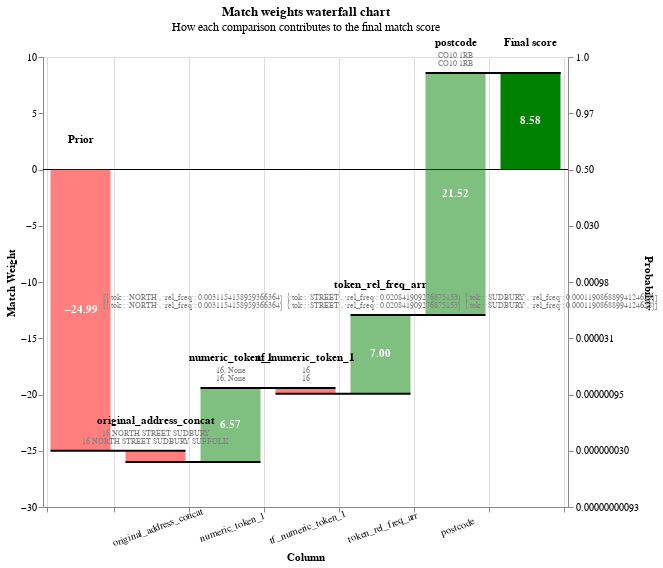
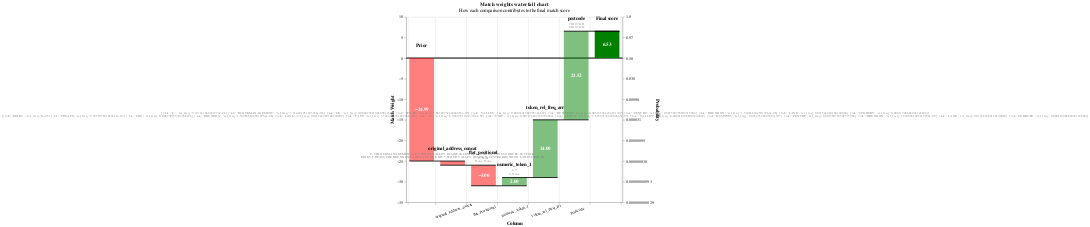
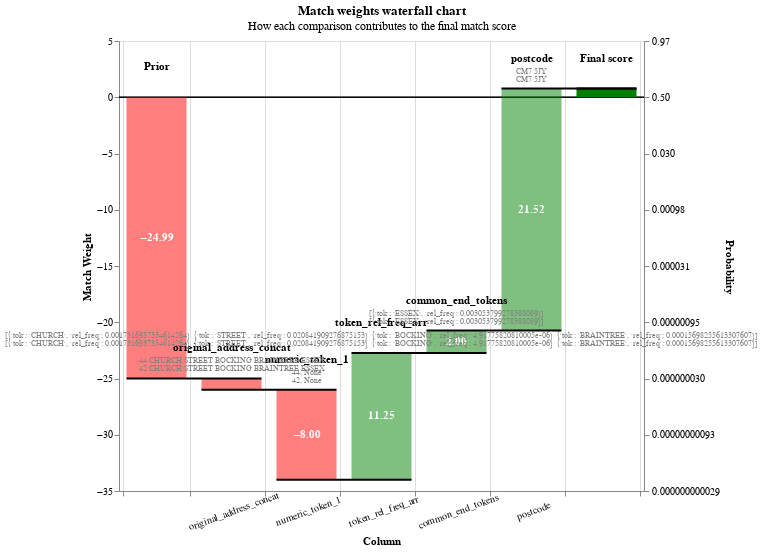

These figures' notebook cell, in order:
### Code cell
sql = """
SELECT * FROM df_predict_ddb WHERE match_weight > 0
QUALIFY row_number() OVER (PARTITION BY unique_id_l ORDER BY match_weight DESC) = 1
order by random()
limit 3
"""

recs = con.sql(sql).df().to_dict(orient="records")


for rec in recs:
    print("-" * 80)
    print(rec["unique_id_l"], rec["original_address_concat_l"])
    print(rec["unique_id_r"], rec["original_address_concat_r"])
    display(linker.visualisations.waterfall_chart([rec]))

### Figure 1 — Vega-Lite specification as saved in the notebook (floating-point values rounded to 4 significant figures)
{"config": {"view": {"continuousWidth": 400, "continuousHeight": 300}}, "layer": [{"layer": [{"mark": "rule", "encoding": {"color": {"value": "black"}, "size": {"value": 0.5}, "y": {"field": "zero", "type": "quantitative"}}}, {"mark": {"type": "bar", "width": 60}, "encoding": {"color": {"condition": {"test": "(datum.log2_bayes_factor < 0)", "value": "red"}, "value": "green"}, "opacity": {"condition": {"test": "datum.column_name == 'Prior match weight' || datum.column_name == 'Final score'", "value": 1}, "value": 0.5}, "tooltip": [{"field": "column_name", "title": "Comparison column", "type": "nominal"}, {"field": "value_l", "title": "Value (L)", "type": "nominal"}, {"field": "value_r", "title": "Value (R)", "type": "nominal"}, {"field": "label_for_charts", "title": "Label", "type": "ordinal"}, {"field": "sql_condition", "title": "SQL condition", "type": "nominal"}, {"field": "comparison_vector_value", "title": "Comparison vector value", "type": "nominal"}, {"field": "bayes_factor", "format": ",.4f", "title": "Bayes factor = m/u", "type": "quantitative"}, {"field": "log2_bayes_factor", "format": ",.4f", "title": "Match weight = log2(m/u)", "type": "quantitative"}, {"field": "prob", "format": ".4f", "title": "Cumulative match probability", "type": "quantitative"}, {"field": "bayes_factor_description", "title": "Match weight description", "type": "nominal"}], "x": {"axis": {"grid": true, "labelAlign": "center", "labelAngle": -20, "labelExpr": "datum.value == 'Prior' || datum.value == 'Final score' ? '' : datum.value", "labelPadding": 10, "tickBand": "extent", "title": "Column"}, "field": "column_name", "sort": {"field": "bar_sort_order", "order": "ascending"}, "type": "nominal"}, "y": {"axis": {"grid": false, "orient": "left", "title": "Match Weight"}, "field": "previous_sum", "type": "quantitative"}, "y2": {"field": "sum"}}}, {"mark": {"type": "text", "fontWeight": "bold"}, "encoding": {"color": {"value": "white"}, "text": {"condition": {"test": "abs(datum.log2_bayes_factor) > 1", "field": "log2_bayes_factor", "format": ".2f", "type": "nominal"}, "value": ""}, "x": {"axis": {"labelAngle": -20, "title": "Column"}, "field": "column_name", "sort": {"field": "bar_sort_order", "order": "ascending"}, "type": "nominal"}, "y": {"axis": {"orient": "left"}, "field": "center", "type": "quantitative"}}}, {"mark": {"type": "text", "baseline": "bottom", "dy": -25, "fontWeight": "bold"}, "encoding": {"color": {"value": "black"}, "text": {"field": "column_name", "type": "nominal"}, "x": {"axis": {"labelAngle": -20, "title": "Column"}, "field": "column_name", "sort": {"field": "bar_sort_order", "order": "ascending"}, "type": "nominal"}, "y": {"field": "sum_top", "type": "quantitative"}}}, {"mark": {"type": "text", "baseline": "bottom", "dy": -13, "fontSize": 8}, "encoding": {"color": {"value": "grey"}, "text": {"field": "value_l", "type": "nominal"}, "x": {"axis": {"labelAngle": -20, "title": "Column"}, "field": "column_name", "sort": {"field": "bar_sort_order", "order": "ascending"}, "type": "nominal"}, "y": {"field": "sum_top", "type": "quantitative"}}}, {"mark": {"type": "text", "baseline": "bottom", "dy": -5, "fontSize": 8}, "encoding": {"color": {"value": "grey"}, "text": {"field": "value_r", "type": "nominal"}, "x": {"axis": {"labelAngle": -20, "title": "Column"}, "field": "column_name", "sort": {"field": "bar_sort_order", "order": "ascending"}, "type": "nominal"}, "y": {"field": "sum_top", "type": "quantitative"}}}]}, {"mark": {"type": "rule", "color": "black", "strokeWidth": 2, "x2Offset": 30, "xOffset": -30}, "encoding": {"x": {"axis": {"labelAngle": -20, "title": "Column"}, "field": "column_name", "sort": {"field": "bar_sort_order", "order": "ascending"}, "type": "nominal"}, "x2": {"field": "lead"}, "y": {"axis": {"labelExpr": "format(1 / (1 + pow(2, -1*datum.value)), '.2r')", "orient": "right", "title": "Probability"}, "field": "sum", "scale": {"zero": false}, "type": "quantitative"}}}], "data": {"name": "data-71659b55e854147fee56eae5c98a4c1f"}, "height": 450, "params": [{"name": "record_number", "bind": {"input": "range", "max": 0, "min": 0, "step": 1}, "value": 0}], "resolve": {"axis": {"y": "independent"}}, "title": {"text": "Match weights waterfall chart", "subtitle": "How each comparison contributes to the final match score"}, "transform": [{"filter": "(datum.record_number == record_number)"}, {"filter": "(datum.bayes_factor !== 1.0)"}, {"window": [{"op": "sum", "field": "log2_bayes_factor", "as": "sum"}, {"op": "lead", "field": "column_name", "as": "lead"}], "frame": [null, 0]}, {"calculate": "datum.column_name === \"Final score\" ? datum.sum - datum.log2_bayes_factor : datum.sum", "as": "sum"}, {"calculate": "datum.lead === null ? datum.column_name : datum.lead", "as": "lead"}, {"calculate": "datum.column_name === \"Final score\" || datum.column_name === \"Prior match weight\" ? 0 : datum.sum - datum.log2_bayes_factor", "as": "previous_sum"}, {"calculate": "datum.sum > datum.previous_sum ? datum.column_name : \"\"", "as": "top_label"}, {"calculate": "datum.sum < datum.previous_sum ? datum.column_name : \"\"", "as": "bottom_label"}, {"calculate": "datum.sum > datum.previous_sum ? datum.sum : datum.previous_sum", "as": "sum_top"}, {"calculate": "datum.sum < datum.previous_sum ? datum.sum : datum.previous_sum", "as": "sum_bottom"}, {"calculate": "(datum.sum + datum.previous_sum) / 2", "as": "center"}, {"calculate": "(datum.log2_bayes_factor > 0 ? \"+\" : \"\") + datum.log2_bayes_factor", "as": "text_log2_bayes_factor"}, {"calculate": "datum.sum < datum.previous_sum ? 4 : -4", "as": "dy"}, {"calculate": "datum.sum < datum.previous_sum ? \"top\" : \"bottom\"", "as": "baseline"}, {"calculate": "1. / (1 + pow(2, -1.*datum.sum))", "as": "prob"}, {"calculate": "0*datum.sum", "as": "zero"}], "width": {"step": 75}, "$schema": "https://vega.github.io/schema/vega-lite/v5.9.3.json", "datasets": {"data-71659b55e854147fee56eae5c98a4c1f": [{"column_name": "Prior", "label_for_charts": "Starting match weight (prior)", "sql_condition": null, "log2_bayes_factor": -24.99, "bayes_factor": 3e-08, "comparison_vector_value": null, "m_probability": null, "u_probability": null, "bayes_factor_description": null, "value_l": "", "value_r": "", "term_frequency_adjustment": null, "bar_sort_order": 0, "record_number": 0}, {"sql_condition": "ELSE", "label_for_charts": "All other comparisons", "m_probability": 1, "u_probability": 2, "bayes_factor": 0.5, "log2_bayes_factor": -1.0, "comparison_vector_value": 0, "bayes_factor_description": "If comparison level is `all other comparisons` then comparison is 2 times less likely to be a match", "column_name": "original_address_concat", "value_l": "16 NORTH STREET SUDBURY", "value_r": "16 NORTH STREET SUDBURY SUFFOLK", "term_frequency_adjustment": false, "bar_sort_order": 1, "record_number": 0}, {"sql_condition": "\"flat_positional_l\" IS NULL AND \"flat_positional_r\" IS NULL AND \"flat_letter_l\" IS NULL AND \"flat_letter_r\" IS NULL", "label_for_charts": "-1. Null", "bayes_factor": 1.0, "log2_bayes_factor": 0.0, "comparison_vector_value": -1, "bayes_factor_description": "If comparison level is `null` then comparison is 1 times more likely to be a match", "column_name": "flat_positional", "value_l": "None, None", "value_r": "None, None", "term_frequency_adjustment": false, "bar_sort_order": 2, "record_number": 0}, {"sql_condition": "\"numeric_token_1_l\" = \"numeric_token_1_r\"", "label_for_charts": "4. Exact match", "m_probability": 0.95, "u_probability": 0.01, "bayes_factor": 95.0, "log2_bayes_factor": 6.57, "comparison_vector_value": 4, "bayes_factor_description": "If comparison level is `exact match` then comparison is 95 times more likely to be a match", "column_name": "numeric_token_1", "value_l": "16, None", "value_r": "16, None", "term_frequency_adjustment": false, "bar_sort_order": 3, "record_number": 0}, {"sql_condition": "\"numeric_token_1_l\" = \"numeric_token_1_r\"", "label_for_charts": "Term freq adjustment on numeric_token_1 with weight {cl.tf_adjustment_weight}", "m_probability": null, "u_probability": null, "bayes_factor": 0.7008, "log2_bayes_factor": -0.5129, "comparison_vector_value": 4, "bayes_factor_description": "Term frequency adjustment on numeric_token_1 makes comparison  1.43 times less likely to be a match", "column_name": "tf_numeric_token_1", "value_l": "16", "value_r": "16", "term_frequency_adjustment": true, "bar_sort_order": 4, "record_number": 0}, {"sql_condition": "\"numeric_token_2_l\" IS NULL AND \"numeric_token_2_r\" IS NULL", "label_for_charts": "-1. Null", "bayes_factor": 1.0, "log2_bayes_factor": 0.0, "comparison_vector_value": -1, "bayes_factor_description": "If comparison level is `null` then comparison is 1 times more likely to be a match", "column_name": "numeric_token_2", "value_l": "None, 16", "value_r": "None, 16", "term_frequency_adjustment": false, "bar_sort_order": 5, "record_number": 0}, {"sql_condition": "\"numeric_token_2_l\" IS NULL AND \"numeric_token_2_r\" IS NULL", "label_for_charts": "-1. Null", "bayes_factor": 1.0, "log2_bayes_factor": 0.0, "comparison_vector_value": -1, "bayes_factor_description": "If comparison level is `null` then comparison is 1 times more likely to be a match", "column_name": "tf_numeric_token_2", "value_l": "", "value_r": "", "term_frequency_adjustment": true, "bar_sort_order": 6, "record_number": 0}, {"sql_condition": "\"numeric_token_3_l\" IS NULL AND \"numeric_token_3_r\" IS NULL", "label_for_charts": "-1. Null", "bayes_factor": 1.0, "log2_bayes_factor": 0.0, "comparison_vector_value": -1, "bayes_factor_description": "If comparison level is `null` then comparison is 1 times more likely to be a match", "column_name": "numeric_token_3", "value_l": "None, None", "value_r": "None, None", "term_frequency_adjustment": false, "bar_sort_order": 7, "record_number": 0}, {"sql_condition": "\"numeric_token_3_l\" IS NULL AND \"numeric_token_3_r\" IS NULL", "label_for_charts": "-1. Null", "bayes_factor": 1.0, "log2_bayes_factor": 0.0, "comparison_vector_value": -1, "bayes_factor_description": "If comparison level is `null` then comparison is 1 times more likely to be a match", "column_name": "tf_numeric_token_3", "value_l": "", "value_r": "", "term_frequency_adjustment": true, "bar_sort_order": 8, "record_number": 0}, {"sql_condition": "\n    list_reduce(\n        list_prepend(\n            1.0,\n            list_transform(\n                token_rel_freq_arr_l,\n                x -> CASE\n                        WHEN array_contains(\n                            list_transform(token_rel_freq_arr_r, y -> y.tok),\n                            x.tok\n                        )\n                        THEN x.rel_freq\n                        ELSE 1.0\n                    END\n            )\n        ),\n        (p, q) -> p * q\n    ) < 1e-8", "label_for_charts": " < 1e-8", "m_probability": 128.0, "u_probability": 1, "bayes_factor": 128.0, "log2_bayes_factor": 7.0, "comparison_vector_value": 13, "bayes_factor_description": "If comparison level is ` < 1e-8` then comparison is 128 times more likely to be a match", "column_name": "token_rel_freq_arr", "value_l": "[{'tok': 'NORTH', 'rel_freq': 0.0031154158959366364}\n {'tok': 'STREET', 'rel_freq': 0.020841909276875153}\n {'tok': 'SUDBURY', 'rel_freq': 0.00011908688994124628}]", "value_r": "[{'tok': 'NORTH', 'rel_freq': 0.0031154158959366364}\n {'tok': 'STREET', 'rel_freq': 0.020841909276875153}\n {'tok': 'SUDBURY', 'rel_freq': 0.00011908688994124628}]", "term_frequency_adjustment": false, "bar_sort_order": 9, "record_number": 0}, {"sql_condition": "\"common_end_tokens_l\" IS NULL OR \"common_end_tokens_r\" IS NULL or length(\"common_end_tokens_l\") = 0 or length(\"common_end_tokens_r\") = 0", "label_for_charts": "Null", "bayes_factor": 1.0, "log2_bayes_factor": 0.0, "comparison_vector_value": -1, "bayes_factor_description": "If comparison level is `null` then comparison is 1 times more likely to be a match", "column_name": "common_end_tokens", "value_l": "[]", "value_r": "[{'tok': 'SUFFOLK', 'rel_freq': 0.0007914697916095138}]", "term_frequency_adjustment": false, "bar_sort_order": 10, "record_number": 0}, {"sql_condition": "postcode_l = postcode_r", "label_for_charts": "Exact", "m_probability": 3000000.0, "u_probability": 1, "bayes_factor": 3000000.0, "log2_bayes_factor": 21.52, "comparison_vector_value": 5, "bayes_factor_description": "If comparison level is `exact` then comparison is 3,000,000 times more likely to be a match", "column_name": "postcode", "value_l": "CO10 1RB", "value_r": "CO10 1RB", "term_frequency_adjustment": false, "bar_sort_order": 11, "record_number": 0}, {"column_name": "Final score", "label_for_charts": "Final score", "sql_condition": null, "log2_bayes_factor": 8.583, "bayes_factor": 383.5, "comparison_vector_value": null, "m_probability": null, "u_probability": null, "bayes_factor_description": null, "value_l": "", "value_r": "", "term_frequency_adjustment": null, "bar_sort_order": 12, "record_number": 0}]}}

### Figure 2 — Vega-Lite specification as saved in the notebook (floating-point values rounded to 4 significant figures)
{"config": {"view": {"continuousWidth": 400, "continuousHeight": 300}}, "layer": [{"layer": [{"mark": "rule", "encoding": {"color": {"value": "black"}, "size": {"value": 0.5}, "y": {"field": "zero", "type": "quantitative"}}}, {"mark": {"type": "bar", "width": 60}, "encoding": {"color": {"condition": {"test": "(datum.log2_bayes_factor < 0)", "value": "red"}, "value": "green"}, "opacity": {"condition": {"test": "datum.column_name == 'Prior match weight' || datum.column_name == 'Final score'", "value": 1}, "value": 0.5}, "tooltip": [{"field": "column_name", "title": "Comparison column", "type": "nominal"}, {"field": "value_l", "title": "Value (L)", "type": "nominal"}, {"field": "value_r", "title": "Value (R)", "type": "nominal"}, {"field": "label_for_charts", "title": "Label", "type": "ordinal"}, {"field": "sql_condition", "title": "SQL condition", "type": "nominal"}, {"field": "comparison_vector_value", "title": "Comparison vector value", "type": "nominal"}, {"field": "bayes_factor", "format": ",.4f", "title": "Bayes factor = m/u", "type": "quantitative"}, {"field": "log2_bayes_factor", "format": ",.4f", "title": "Match weight = log2(m/u)", "type": "quantitative"}, {"field": "prob", "format": ".4f", "title": "Cumulative match probability", "type": "quantitative"}, {"field": "bayes_factor_description", "title": "Match weight description", "type": "nominal"}], "x": {"axis": {"grid": true, "labelAlign": "center", "labelAngle": -20, "labelExpr": "datum.value == 'Prior' || datum.value == 'Final score' ? '' : datum.value", "labelPadding": 10, "tickBand": "extent", "title": "Column"}, "field": "column_name", "sort": {"field": "bar_sort_order", "order": "ascending"}, "type": "nominal"}, "y": {"axis": {"grid": false, "orient": "left", "title": "Match Weight"}, "field": "previous_sum", "type": "quantitative"}, "y2": {"field": "sum"}}}, {"mark": {"type": "text", "fontWeight": "bold"}, "encoding": {"color": {"value": "white"}, "text": {"condition": {"test": "abs(datum.log2_bayes_factor) > 1", "field": "log2_bayes_factor", "format": ".2f", "type": "nominal"}, "value": ""}, "x": {"axis": {"labelAngle": -20, "title": "Column"}, "field": "column_name", "sort": {"field": "bar_sort_order", "order": "ascending"}, "type": "nominal"}, "y": {"axis": {"orient": "left"}, "field": "center", "type": "quantitative"}}}, {"mark": {"type": "text", "baseline": "bottom", "dy": -25, "fontWeight": "bold"}, "encoding": {"color": {"value": "black"}, "text": {"field": "column_name", "type": "nominal"}, "x": {"axis": {"labelAngle": -20, "title": "Column"}, "field": "column_name", "sort": {"field": "bar_sort_order", "order": "ascending"}, "type": "nominal"}, "y": {"field": "sum_top", "type": "quantitative"}}}, {"mark": {"type": "text", "baseline": "bottom", "dy": -13, "fontSize": 8}, "encoding": {"color": {"value": "grey"}, "text": {"field": "value_l", "type": "nominal"}, "x": {"axis": {"labelAngle": -20, "title": "Column"}, "field": "column_name", "sort": {"field": "bar_sort_order", "order": "ascending"}, "type": "nominal"}, "y": {"field": "sum_top", "type": "quantitative"}}}, {"mark": {"type": "text", "baseline": "bottom", "dy": -5, "fontSize": 8}, "encoding": {"color": {"value": "grey"}, "text": {"field": "value_r", "type": "nominal"}, "x": {"axis": {"labelAngle": -20, "title": "Column"}, "field": "column_name", "sort": {"field": "bar_sort_order", "order": "ascending"}, "type": "nominal"}, "y": {"field": "sum_top", "type": "quantitative"}}}]}, {"mark": {"type": "rule", "color": "black", "strokeWidth": 2, "x2Offset": 30, "xOffset": -30}, "encoding": {"x": {"axis": {"labelAngle": -20, "title": "Column"}, "field": "column_name", "sort": {"field": "bar_sort_order", "order": "ascending"}, "type": "nominal"}, "x2": {"field": "lead"}, "y": {"axis": {"labelExpr": "format(1 / (1 + pow(2, -1*datum.value)), '.2r')", "orient": "right", "title": "Probability"}, "field": "sum", "scale": {"zero": false}, "type": "quantitative"}}}], "data": {"name": "data-f03159f6f0f1eb72235367b2515ecee9"}, "height": 450, "params": [{"name": "record_number", "bind": {"input": "range", "max": 0, "min": 0, "step": 1}, "value": 0}], "resolve": {"axis": {"y": "independent"}}, "title": {"text": "Match weights waterfall chart", "subtitle": "How each comparison contributes to the final match score"}, "transform": [{"filter": "(datum.record_number == record_number)"}, {"filter": "(datum.bayes_factor !== 1.0)"}, {"window": [{"op": "sum", "field": "log2_bayes_factor", "as": "sum"}, {"op": "lead", "field": "column_name", "as": "lead"}], "frame": [null, 0]}, {"calculate": "datum.column_name === \"Final score\" ? datum.sum - datum.log2_bayes_factor : datum.sum", "as": "sum"}, {"calculate": "datum.lead === null ? datum.column_name : datum.lead", "as": "lead"}, {"calculate": "datum.column_name === \"Final score\" || datum.column_name === \"Prior match weight\" ? 0 : datum.sum - datum.log2_bayes_factor", "as": "previous_sum"}, {"calculate": "datum.sum > datum.previous_sum ? datum.column_name : \"\"", "as": "top_label"}, {"calculate": "datum.sum < datum.previous_sum ? datum.column_name : \"\"", "as": "bottom_label"}, {"calculate": "datum.sum > datum.previous_sum ? datum.sum : datum.previous_sum", "as": "sum_top"}, {"calculate": "datum.sum < datum.previous_sum ? datum.sum : datum.previous_sum", "as": "sum_bottom"}, {"calculate": "(datum.sum + datum.previous_sum) / 2", "as": "center"}, {"calculate": "(datum.log2_bayes_factor > 0 ? \"+\" : \"\") + datum.log2_bayes_factor", "as": "text_log2_bayes_factor"}, {"calculate": "datum.sum < datum.previous_sum ? 4 : -4", "as": "dy"}, {"calculate": "datum.sum < datum.previous_sum ? \"top\" : \"bottom\"", "as": "baseline"}, {"calculate": "1. / (1 + pow(2, -1.*datum.sum))", "as": "prob"}, {"calculate": "0*datum.sum", "as": "zero"}], "width": {"step": 75}, "$schema": "https://vega.github.io/schema/vega-lite/v5.9.3.json", "datasets": {"data-f03159f6f0f1eb72235367b2515ecee9": [{"column_name": "Prior", "label_for_charts": "Starting match weight (prior)", "sql_condition": null, "log2_bayes_factor": -24.99, "bayes_factor": 3e-08, "comparison_vector_value": null, "m_probability": null, "u_probability": null, "bayes_factor_description": null, "value_l": "", "value_r": "", "term_frequency_adjustment": null, "bar_sort_order": 0, "record_number": 0}, {"sql_condition": "ELSE", "label_for_charts": "All other comparisons", "m_probability": 1, "u_probability": 2, "bayes_factor": 0.5, "log2_bayes_factor": -1.0, "comparison_vector_value": 0, "bayes_factor_description": "If comparison level is `all other comparisons` then comparison is 2 times less likely to be a match", "column_name": "original_address_concat", "value_l": "C-0 BLOCKMANAGEMENT UK 5 STOUR VALLEY BUSINESS CENTRE BRUNDON LANE SUDBURY SUFFOLK", "value_r": "DINKY TREATS THE BRUNDON LANE CAFE AT UNIT 5 STOUR VALLEY BUSINESS CENTRE BRUNDON LANE SUDBURY", "term_frequency_adjustment": false, "bar_sort_order": 1, "record_number": 0}, {"sql_condition": "ELSE", "label_for_charts": "0. All other comparisons", "m_probability": 1, "u_probability": 32, "bayes_factor": 0.03125, "log2_bayes_factor": -5.0, "comparison_vector_value": 0, "bayes_factor_description": "If comparison level is `all other comparisons` then comparison is 32 times less likely to be a match", "column_name": "flat_positional", "value_l": "C, None", "value_r": "None, None", "term_frequency_adjustment": false, "bar_sort_order": 2, "record_number": 0}, {"sql_condition": "numeric_token_2_l = numeric_token_1_r or numeric_token_1_l = numeric_token_2_r", "label_for_charts": "2. Exact match inverted numbers", "m_probability": 4, "u_probability": 1, "bayes_factor": 4.0, "log2_bayes_factor": 2.0, "comparison_vector_value": 2, "bayes_factor_description": "If comparison level is `exact match inverted numbers` then comparison is 4 times more likely to be a match", "column_name": "numeric_token_1", "value_l": "0, 5", "value_r": "5, None", "term_frequency_adjustment": false, "bar_sort_order": 3, "record_number": 0}, {"sql_condition": "numeric_token_2_l = numeric_token_1_r or numeric_token_1_l = numeric_token_2_r", "label_for_charts": "2. Exact match inverted numbers", "m_probability": 4, "u_probability": 1, "bayes_factor": 1.0, "log2_bayes_factor": 0.0, "comparison_vector_value": 2, "bayes_factor_description": "If comparison level is `exact match inverted numbers` then comparison is 4 times more likely to be a match", "column_name": "tf_numeric_token_1", "value_l": "", "value_r": "", "term_frequency_adjustment": true, "bar_sort_order": 4, "record_number": 0}, {"sql_condition": "numeric_token_1_l = numeric_token_2_r OR numeric_token_1_r = numeric_token_2_l", "label_for_charts": "2. Exact match inverted numbers", "m_probability": 1, "u_probability": 1, "bayes_factor": 1.0, "log2_bayes_factor": 0.0, "comparison_vector_value": 2, "bayes_factor_description": "If comparison level is `exact match inverted numbers` then comparison is 1 times more likely to be a match", "column_name": "numeric_token_2", "value_l": "5, 0", "value_r": "None, 5", "term_frequency_adjustment": false, "bar_sort_order": 5, "record_number": 0}, {"sql_condition": "numeric_token_1_l = numeric_token_2_r OR numeric_token_1_r = numeric_token_2_l", "label_for_charts": "2. Exact match inverted numbers", "m_probability": 1, "u_probability": 1, "bayes_factor": 1.0, "log2_bayes_factor": 0.0, "comparison_vector_value": 2, "bayes_factor_description": "If comparison level is `exact match inverted numbers` then comparison is 1 times more likely to be a match", "column_name": "tf_numeric_token_2", "value_l": "", "value_r": "", "term_frequency_adjustment": true, "bar_sort_order": 6, "record_number": 0}, {"sql_condition": "\"numeric_token_3_l\" IS NULL AND \"numeric_token_3_r\" IS NULL", "label_for_charts": "-1. Null", "bayes_factor": 1.0, "log2_bayes_factor": 0.0, "comparison_vector_value": -1, "bayes_factor_description": "If comparison level is `null` then comparison is 1 times more likely to be a match", "column_name": "numeric_token_3", "value_l": "None, 5", "value_r": "None, None", "term_frequency_adjustment": false, "bar_sort_order": 7, "record_number": 0}, {"sql_condition": "\"numeric_token_3_l\" IS NULL AND \"numeric_token_3_r\" IS NULL", "label_for_charts": "-1. Null", "bayes_factor": 1.0, "log2_bayes_factor": 0.0, "comparison_vector_value": -1, "bayes_factor_description": "If comparison level is `null` then comparison is 1 times more likely to be a match", "column_name": "tf_numeric_token_3", "value_l": "", "value_r": "", "term_frequency_adjustment": true, "bar_sort_order": 8, "record_number": 0}, {"sql_condition": "\n    list_reduce(\n        list_prepend(\n            1.0,\n            list_transform(\n                token_rel_freq_arr_l,\n                x -> CASE\n                        WHEN array_contains(\n                            list_transform(token_rel_freq_arr_r, y -> y.tok),\n                            x.tok\n                        )\n                        THEN x.rel_freq\n                        ELSE 1.0\n                    END\n            )\n        ),\n        (p, q) -> p * q\n    ) < 1e-24", "label_for_charts": " < 1e-24", "m_probability": 16380.0, "u_probability": 1, "bayes_factor": 16380.0, "log2_bayes_factor": 14.0, "comparison_vector_value": 29, "bayes_factor_description": "If comparison level is ` < 1e-24` then comparison is 16,384 times more likely to be a match", "column_name": "token_rel_freq_arr", "value_l": "[{'tok': 'C-', 'rel_freq': 9.321241048032772e-06}\n {'tok': 'BLOCKMANAGEMENT', 'rel_freq': 3.214221051045784e-08}\n {'tok': 'UK', 'rel_freq': 0.00022782398809812515}\n {'tok': 'STOUR', 'rel_freq': 3.6834973244984685e-05}\n {'tok': 'VALLEY', 'rel_freq': 0.0004101988905344629}\n {'tok': 'BUSINESS', 'rel_freq': 0.003435584454831307}\n {'tok': 'CENTRE', 'rel_freq': 0.002389355502715904}\n {'tok': 'BRUNDON', 'rel_freq': 1.5428261045019762e-06}\n {'tok': 'LANE', 'rel_freq': 0.011544389180199099}\n {'tok': 'SUDBURY', 'rel_freq': 0.00011908688994124628}]", "value_r": "[{'tok': 'DINKY', 'rel_freq': 5e-05}\n {'tok': 'TREATS', 'rel_freq': 5.785597891882411e-07}\n {'tok': 'THE', 'rel_freq': 0.008790155303768478}\n {'tok': 'BRUNDON', 'rel_freq': 1.5428261045019762e-06}\n {'tok': 'LANE', 'rel_freq': 0.011544389180199099}\n {'tok': 'CAFE', 'rel_freq': 3.3492183351897064e-05}\n {'tok': 'AT', 'rel_freq': 6.065235123323394e-05}\n {'tok': 'UNIT', 'rel_freq': 0.007172887839724282}\n {'tok': 'STOUR', 'rel_freq': 3.6834973244984685e-05}\n {'tok': 'VALLEY', 'rel_freq': 0.0004101988905344629}\n {'tok': 'BUSINESS', 'rel_freq': 0.003435584454831307}\n {'tok': 'CENTRE', 'rel_freq': 0.002389355502715904}\n {'tok': 'BRUNDON', 'rel_freq': 1.5428261045019762e-06}\n {'tok': 'LANE', 'rel_freq': 0.011544389180199099}\n {'tok': 'SUDBURY', 'rel_freq': 0.00011908688994124628}]", "term_frequency_adjustment": false, "bar_sort_order": 9, "record_number": 0}, {"sql_condition": "\"common_end_tokens_l\" IS NULL OR \"common_end_tokens_r\" IS NULL or length(\"common_end_tokens_l\") = 0 or length(\"common_end_tokens_r\") = 0", "label_for_charts": "Null", "bayes_factor": 1.0, "log2_bayes_factor": 0.0, "comparison_vector_value": -1, "bayes_factor_description": "If comparison level is `null` then comparison is 1 times more likely to be a match", "column_name": "common_end_tokens", "value_l": "[{'tok': 'SUFFOLK', 'rel_freq': 0.0007914697916095138}]", "value_r": "[]", "term_frequency_adjustment": false, "bar_sort_order": 10, "record_number": 0}, {"sql_condition": "postcode_l = postcode_r", "label_for_charts": "Exact", "m_probability": 3000000.0, "u_probability": 1, "bayes_factor": 3000000.0, "log2_bayes_factor": 21.52, "comparison_vector_value": 5, "bayes_factor_description": "If comparison level is `exact` then comparison is 3,000,000 times more likely to be a match", "column_name": "postcode", "value_l": "CO10 7GB", "value_r": "CO10 7GB", "term_frequency_adjustment": false, "bar_sort_order": 11, "record_number": 0}, {"column_name": "Final score", "label_for_charts": "Final score", "sql_condition": null, "log2_bayes_factor": 6.526, "bayes_factor": 92.16, "comparison_vector_value": null, "m_probability": null, "u_probability": null, "bayes_factor_description": null, "value_l": "", "value_r": "", "term_frequency_adjustment": null, "bar_sort_order": 12, "record_number": 0}]}}

### Figure 3 — Vega-Lite specification as saved in the notebook (floating-point values rounded to 4 significant figures)
{"config": {"view": {"continuousWidth": 400, "continuousHeight": 300}}, "layer": [{"layer": [{"mark": "rule", "encoding": {"color": {"value": "black"}, "size": {"value": 0.5}, "y": {"field": "zero", "type": "quantitative"}}}, {"mark": {"type": "bar", "width": 60}, "encoding": {"color": {"condition": {"test": "(datum.log2_bayes_factor < 0)", "value": "red"}, "value": "green"}, "opacity": {"condition": {"test": "datum.column_name == 'Prior match weight' || datum.column_name == 'Final score'", "value": 1}, "value": 0.5}, "tooltip": [{"field": "column_name", "title": "Comparison column", "type": "nominal"}, {"field": "value_l", "title": "Value (L)", "type": "nominal"}, {"field": "value_r", "title": "Value (R)", "type": "nominal"}, {"field": "label_for_charts", "title": "Label", "type": "ordinal"}, {"field": "sql_condition", "title": "SQL condition", "type": "nominal"}, {"field": "comparison_vector_value", "title": "Comparison vector value", "type": "nominal"}, {"field": "bayes_factor", "format": ",.4f", "title": "Bayes factor = m/u", "type": "quantitative"}, {"field": "log2_bayes_factor", "format": ",.4f", "title": "Match weight = log2(m/u)", "type": "quantitative"}, {"field": "prob", "format": ".4f", "title": "Cumulative match probability", "type": "quantitative"}, {"field": "bayes_factor_description", "title": "Match weight description", "type": "nominal"}], "x": {"axis": {"grid": true, "labelAlign": "center", "labelAngle": -20, "labelExpr": "datum.value == 'Prior' || datum.value == 'Final score' ? '' : datum.value", "labelPadding": 10, "tickBand": "extent", "title": "Column"}, "field": "column_name", "sort": {"field": "bar_sort_order", "order": "ascending"}, "type": "nominal"}, "y": {"axis": {"grid": false, "orient": "left", "title": "Match Weight"}, "field": "previous_sum", "type": "quantitative"}, "y2": {"field": "sum"}}}, {"mark": {"type": "text", "fontWeight": "bold"}, "encoding": {"color": {"value": "white"}, "text": {"condition": {"test": "abs(datum.log2_bayes_factor) > 1", "field": "log2_bayes_factor", "format": ".2f", "type": "nominal"}, "value": ""}, "x": {"axis": {"labelAngle": -20, "title": "Column"}, "field": "column_name", "sort": {"field": "bar_sort_order", "order": "ascending"}, "type": "nominal"}, "y": {"axis": {"orient": "left"}, "field": "center", "type": "quantitative"}}}, {"mark": {"type": "text", "baseline": "bottom", "dy": -25, "fontWeight": "bold"}, "encoding": {"color": {"value": "black"}, "text": {"field": "column_name", "type": "nominal"}, "x": {"axis": {"labelAngle": -20, "title": "Column"}, "field": "column_name", "sort": {"field": "bar_sort_order", "order": "ascending"}, "type": "nominal"}, "y": {"field": "sum_top", "type": "quantitative"}}}, {"mark": {"type": "text", "baseline": "bottom", "dy": -13, "fontSize": 8}, "encoding": {"color": {"value": "grey"}, "text": {"field": "value_l", "type": "nominal"}, "x": {"axis": {"labelAngle": -20, "title": "Column"}, "field": "column_name", "sort": {"field": "bar_sort_order", "order": "ascending"}, "type": "nominal"}, "y": {"field": "sum_top", "type": "quantitative"}}}, {"mark": {"type": "text", "baseline": "bottom", "dy": -5, "fontSize": 8}, "encoding": {"color": {"value": "grey"}, "text": {"field": "value_r", "type": "nominal"}, "x": {"axis": {"labelAngle": -20, "title": "Column"}, "field": "column_name", "sort": {"field": "bar_sort_order", "order": "ascending"}, "type": "nominal"}, "y": {"field": "sum_top", "type": "quantitative"}}}]}, {"mark": {"type": "rule", "color": "black", "strokeWidth": 2, "x2Offset": 30, "xOffset": -30}, "encoding": {"x": {"axis": {"labelAngle": -20, "title": "Column"}, "field": "column_name", "sort": {"field": "bar_sort_order", "order": "ascending"}, "type": "nominal"}, "x2": {"field": "lead"}, "y": {"axis": {"labelExpr": "format(1 / (1 + pow(2, -1*datum.value)), '.2r')", "orient": "right", "title": "Probability"}, "field": "sum", "scale": {"zero": false}, "type": "quantitative"}}}], "data": {"name": "data-dde8c30eee3cf8dcacb4a57ce0a7b7df"}, "height": 450, "params": [{"name": "record_number", "bind": {"input": "range", "max": 0, "min": 0, "step": 1}, "value": 0}], "resolve": {"axis": {"y": "independent"}}, "title": {"text": "Match weights waterfall chart", "subtitle": "How each comparison contributes to the final match score"}, "transform": [{"filter": "(datum.record_number == record_number)"}, {"filter": "(datum.bayes_factor !== 1.0)"}, {"window": [{"op": "sum", "field": "log2_bayes_factor", "as": "sum"}, {"op": "lead", "field": "column_name", "as": "lead"}], "frame": [null, 0]}, {"calculate": "datum.column_name === \"Final score\" ? datum.sum - datum.log2_bayes_factor : datum.sum", "as": "sum"}, {"calculate": "datum.lead === null ? datum.column_name : datum.lead", "as": "lead"}, {"calculate": "datum.column_name === \"Final score\" || datum.column_name === \"Prior match weight\" ? 0 : datum.sum - datum.log2_bayes_factor", "as": "previous_sum"}, {"calculate": "datum.sum > datum.previous_sum ? datum.column_name : \"\"", "as": "top_label"}, {"calculate": "datum.sum < datum.previous_sum ? datum.column_name : \"\"", "as": "bottom_label"}, {"calculate": "datum.sum > datum.previous_sum ? datum.sum : datum.previous_sum", "as": "sum_top"}, {"calculate": "datum.sum < datum.previous_sum ? datum.sum : datum.previous_sum", "as": "sum_bottom"}, {"calculate": "(datum.sum + datum.previous_sum) / 2", "as": "center"}, {"calculate": "(datum.log2_bayes_factor > 0 ? \"+\" : \"\") + datum.log2_bayes_factor", "as": "text_log2_bayes_factor"}, {"calculate": "datum.sum < datum.previous_sum ? 4 : -4", "as": "dy"}, {"calculate": "datum.sum < datum.previous_sum ? \"top\" : \"bottom\"", "as": "baseline"}, {"calculate": "1. / (1 + pow(2, -1.*datum.sum))", "as": "prob"}, {"calculate": "0*datum.sum", "as": "zero"}], "width": {"step": 75}, "$schema": "https://vega.github.io/schema/vega-lite/v5.9.3.json", "datasets": {"data-dde8c30eee3cf8dcacb4a57ce0a7b7df": [{"column_name": "Prior", "label_for_charts": "Starting match weight (prior)", "sql_condition": null, "log2_bayes_factor": -24.99, "bayes_factor": 3e-08, "comparison_vector_value": null, "m_probability": null, "u_probability": null, "bayes_factor_description": null, "value_l": "", "value_r": "", "term_frequency_adjustment": null, "bar_sort_order": 0, "record_number": 0}, {"sql_condition": "ELSE", "label_for_charts": "All other comparisons", "m_probability": 1, "u_probability": 2, "bayes_factor": 0.5, "log2_bayes_factor": -1.0, "comparison_vector_value": 0, "bayes_factor_description": "If comparison level is `all other comparisons` then comparison is 2 times less likely to be a match", "column_name": "original_address_concat", "value_l": "44 CHURCH STREET BOCKING BRAINTREE ESSEX", "value_r": "42 CHURCH STREET BOCKING BRAINTREE ESSEX", "term_frequency_adjustment": false, "bar_sort_order": 1, "record_number": 0}, {"sql_condition": "\"flat_positional_l\" IS NULL AND \"flat_positional_r\" IS NULL AND \"flat_letter_l\" IS NULL AND \"flat_letter_r\" IS NULL", "label_for_charts": "-1. Null", "bayes_factor": 1.0, "log2_bayes_factor": 0.0, "comparison_vector_value": -1, "bayes_factor_description": "If comparison level is `null` then comparison is 1 times more likely to be a match", "column_name": "flat_positional", "value_l": "None, None", "value_r": "None, None", "term_frequency_adjustment": false, "bar_sort_order": 2, "record_number": 0}, {"sql_condition": "ELSE", "label_for_charts": "0. All other comparisons", "m_probability": 1, "u_probability": 256, "bayes_factor": 0.003906, "log2_bayes_factor": -8.0, "comparison_vector_value": 0, "bayes_factor_description": "If comparison level is `all other comparisons` then comparison is 256 times less likely to be a match", "column_name": "numeric_token_1", "value_l": "44, None", "value_r": "42, None", "term_frequency_adjustment": false, "bar_sort_order": 3, "record_number": 0}, {"sql_condition": "ELSE", "label_for_charts": "0. All other comparisons", "m_probability": 1, "u_probability": 256, "bayes_factor": 1.0, "log2_bayes_factor": 0.0, "comparison_vector_value": 0, "bayes_factor_description": "If comparison level is `all other comparisons` then comparison is 256 times less likely to be a match", "column_name": "tf_numeric_token_1", "value_l": "", "value_r": "", "term_frequency_adjustment": true, "bar_sort_order": 4, "record_number": 0}, {"sql_condition": "\"numeric_token_2_l\" IS NULL AND \"numeric_token_2_r\" IS NULL", "label_for_charts": "-1. Null", "bayes_factor": 1.0, "log2_bayes_factor": 0.0, "comparison_vector_value": -1, "bayes_factor_description": "If comparison level is `null` then comparison is 1 times more likely to be a match", "column_name": "numeric_token_2", "value_l": "None, 44", "value_r": "None, 42", "term_frequency_adjustment": false, "bar_sort_order": 5, "record_number": 0}, {"sql_condition": "\"numeric_token_2_l\" IS NULL AND \"numeric_token_2_r\" IS NULL", "label_for_charts": "-1. Null", "bayes_factor": 1.0, "log2_bayes_factor": 0.0, "comparison_vector_value": -1, "bayes_factor_description": "If comparison level is `null` then comparison is 1 times more likely to be a match", "column_name": "tf_numeric_token_2", "value_l": "", "value_r": "", "term_frequency_adjustment": true, "bar_sort_order": 6, "record_number": 0}, {"sql_condition": "\"numeric_token_3_l\" IS NULL AND \"numeric_token_3_r\" IS NULL", "label_for_charts": "-1. Null", "bayes_factor": 1.0, "log2_bayes_factor": 0.0, "comparison_vector_value": -1, "bayes_factor_description": "If comparison level is `null` then comparison is 1 times more likely to be a match", "column_name": "numeric_token_3", "value_l": "None, None", "value_r": "None, None", "term_frequency_adjustment": false, "bar_sort_order": 7, "record_number": 0}, {"sql_condition": "\"numeric_token_3_l\" IS NULL AND \"numeric_token_3_r\" IS NULL", "label_for_charts": "-1. Null", "bayes_factor": 1.0, "log2_bayes_factor": 0.0, "comparison_vector_value": -1, "bayes_factor_description": "If comparison level is `null` then comparison is 1 times more likely to be a match", "column_name": "tf_numeric_token_3", "value_l": "", "value_r": "", "term_frequency_adjustment": true, "bar_sort_order": 8, "record_number": 0}, {"sql_condition": "\n    list_reduce(\n        list_prepend(\n            1.0,\n            list_transform(\n                token_rel_freq_arr_l,\n                x -> CASE\n                        WHEN array_contains(\n                            list_transform(token_rel_freq_arr_r, y -> y.tok),\n                            x.tok\n                        )\n                        THEN x.rel_freq\n                        ELSE 1.0\n                    END\n            )\n        ),\n        (p, q) -> p * q\n    ) < 1e-13", "label_for_charts": " < 1e-13", "m_probability": 2435.0, "u_probability": 1, "bayes_factor": 2435.0, "log2_bayes_factor": 11.25, "comparison_vector_value": 18, "bayes_factor_description": "If comparison level is ` < 1e-13` then comparison is 2,435 times more likely to be a match", "column_name": "token_rel_freq_arr", "value_l": "[{'tok': 'CHURCH', 'rel_freq': 0.0017316937334614264}\n {'tok': 'STREET', 'rel_freq': 0.020841909276875153}\n {'tok': 'BOCKING', 'rel_freq': 4.91775820810005e-06}\n {'tok': 'BRAINTREE', 'rel_freq': 0.00015698255613307607}]", "value_r": "[{'tok': 'CHURCH', 'rel_freq': 0.0017316937334614264}\n {'tok': 'STREET', 'rel_freq': 0.020841909276875153}\n {'tok': 'BOCKING', 'rel_freq': 4.91775820810005e-06}\n {'tok': 'BRAINTREE', 'rel_freq': 0.00015698255613307607}]", "term_frequency_adjustment": false, "bar_sort_order": 9, "record_number": 0}, {"sql_condition": "\n    list_reduce(\n        list_prepend(\n            1.0,\n            list_transform(\n                common_end_tokens_l,\n                x -> CASE\n                        WHEN array_contains(\n                            list_transform(common_end_tokens_r, y -> y.tok),\n                            x.tok\n                        )\n                        THEN x.rel_freq\n                        ELSE 1.0\n                    END\n            )\n        ),\n        (p, q) -> p * q\n    ) < 1e-2", "label_for_charts": "<1e-2", "m_probability": 4, "u_probability": 1, "bayes_factor": 4.0, "log2_bayes_factor": 2.0, "comparison_vector_value": 1, "bayes_factor_description": "If comparison level is `<1e-2` then comparison is 4 times more likely to be a match", "column_name": "common_end_tokens", "value_l": "[{'tok': 'ESSEX', 'rel_freq': 0.003053799278388089}]", "value_r": "[{'tok': 'ESSEX', 'rel_freq': 0.003053799278388089}]", "term_frequency_adjustment": false, "bar_sort_order": 10, "record_number": 0}, {"sql_condition": "postcode_l = postcode_r", "label_for_charts": "Exact", "m_probability": 3000000.0, "u_probability": 1, "bayes_factor": 3000000.0, "log2_bayes_factor": 21.52, "comparison_vector_value": 5, "bayes_factor_description": "If comparison level is `exact` then comparison is 3,000,000 times more likely to be a match", "column_name": "postcode", "value_l": "CM7 5JY", "value_r": "CM7 5JY", "term_frequency_adjustment": false, "bar_sort_order": 11, "record_number": 0}, {"column_name": "Final score", "label_for_charts": "Final score", "sql_condition": null, "log2_bayes_factor": 0.7761, "bayes_factor": 1.712, "comparison_vector_value": null, "m_probability": null, "u_probability": null, "bayes_factor_description": null, "value_l": "", "value_r": "", "term_frequency_adjustment": null, "bar_sort_order": 12, "record_number": 0}]}}
